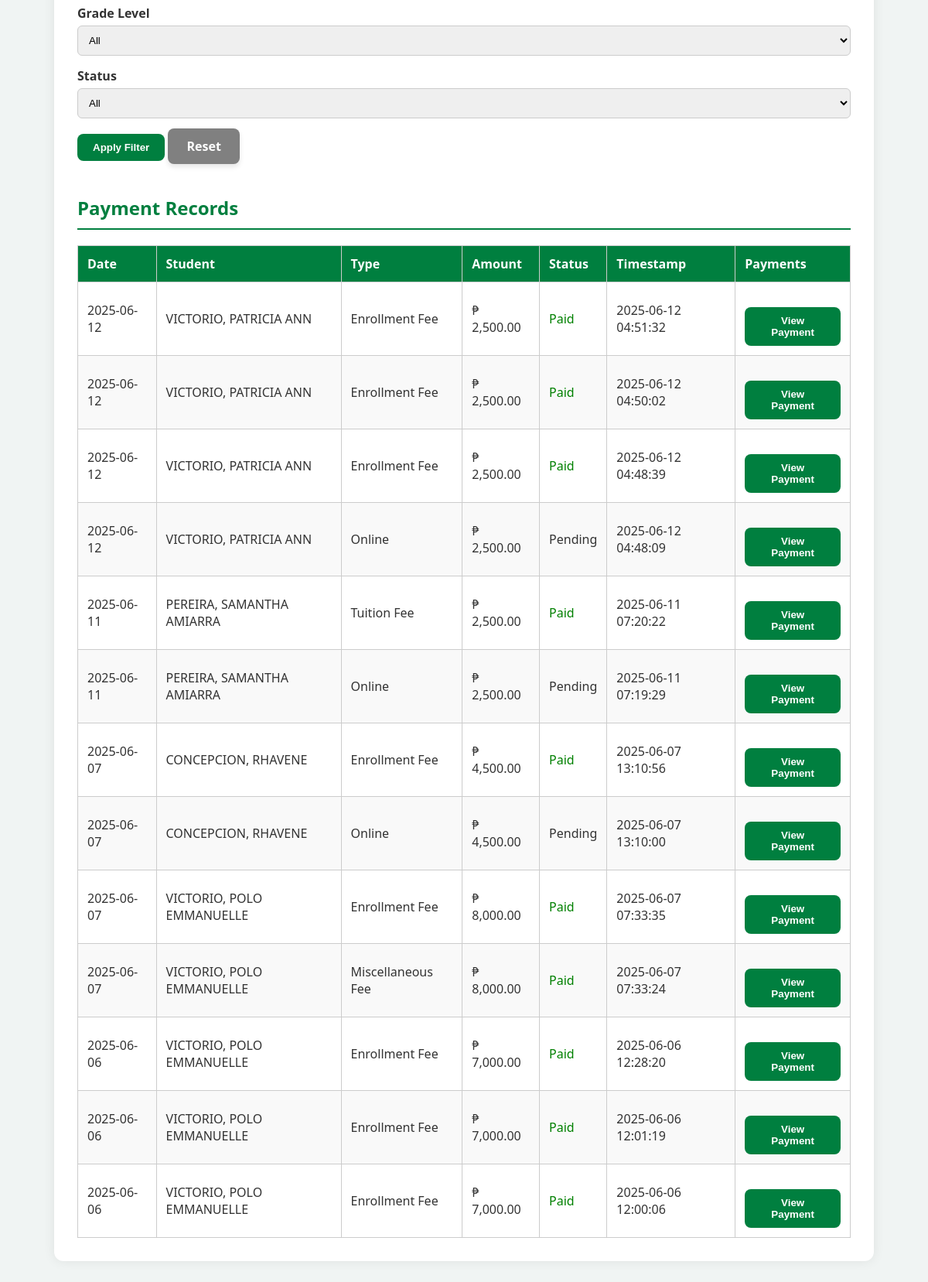
/cashier_dashboard.php (lower part), run on an earlier commit of the app's database.
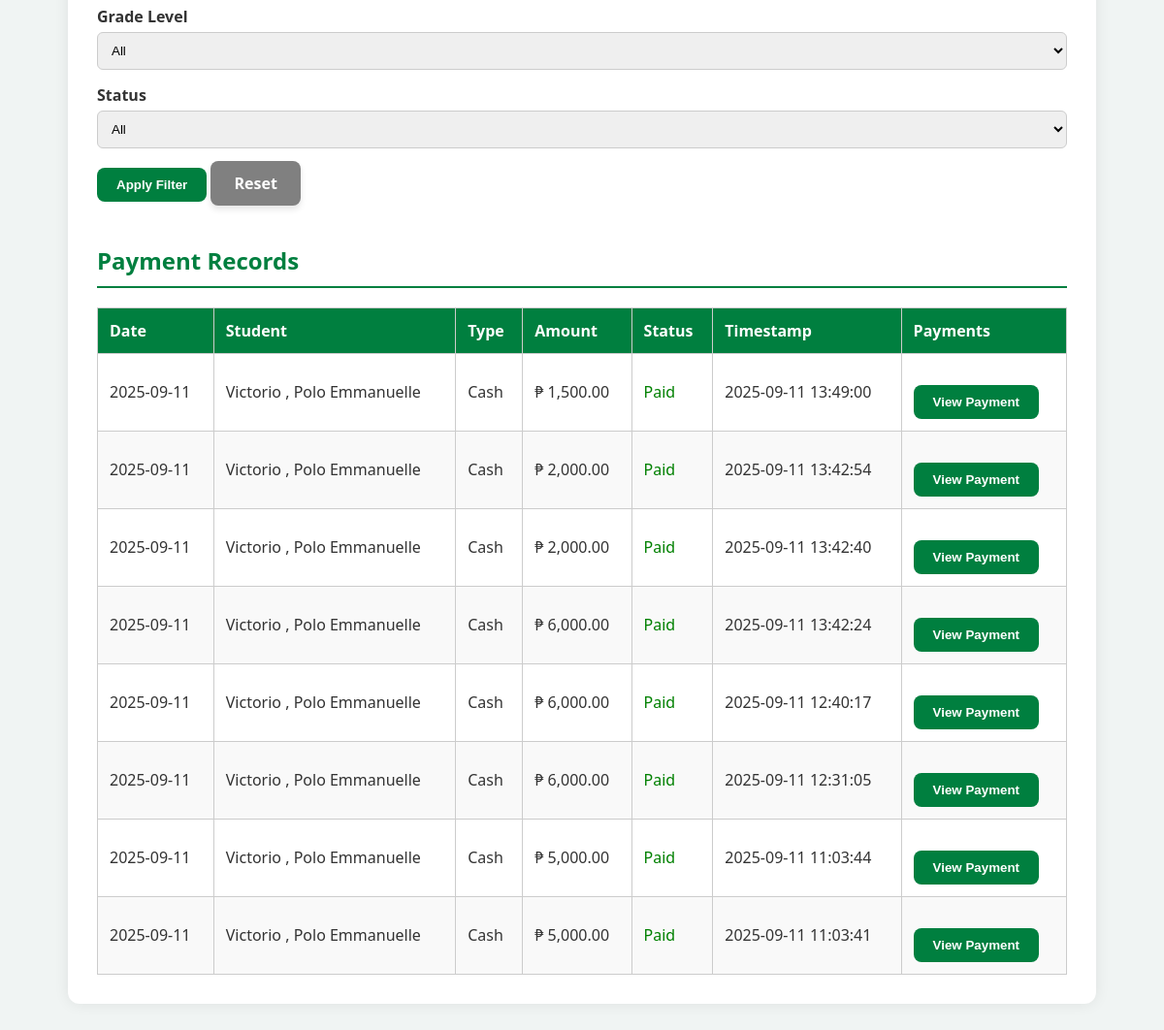
And on a later commit of the database.
### tables this page shows
CREATE TABLE `student_payments` (
  `id` int(11) NOT NULL,
  `student_id` varchar(20) DEFAULT NULL,
  `firstname` varchar(100) DEFAULT NULL,
  `lastname` varchar(100) DEFAULT NULL,
  `payment_type` varchar(100) NOT NULL,
  `amount` decimal(10,2) NOT NULL,
  `payment_status` enum('pending','paid','declined') NOT NULL DEFAULT 'pending',
  `payment_date` date DEFAULT NULL,
  `created_at` timestamp NOT NULL DEFAULT CURRENT_TIMESTAMP,
  `reference_number` varchar(100) DEFAULT NULL,
  `or_number` varchar(100) DEFAULT NULL,
  `screenshot_path` varchar(255) DEFAULT NULL,
  `screenshot` varchar(255) DEFAULT NULL
);

CREATE TABLE `students_registration` (
  `id` int(11) NOT NULL,
  `student_number` varchar(50) DEFAULT NULL,
  `year` varchar(50) NOT NULL,
  `course` varchar(50) DEFAULT NULL,
  `lrn` varchar(50) NOT NULL,
  `lastname` varchar(100) NOT NULL,
  `firstname` varchar(100) NOT NULL,
  `middlename` varchar(100) NOT NULL,
  `specaddress` varchar(255) NOT NULL,
  `brgy` varchar(100) NOT NULL,
  `city` varchar(100) NOT NULL,
  `mother` varchar(100) NOT NULL,
  `father` varchar(100) NOT NULL,
  `gname` varchar(100) DEFAULT NULL,
  `sex` varchar(10) NOT NULL,
  `dob` date NOT NULL,
  `religion` varchar(50) NOT NULL,
  `emailaddress` varchar(100) NOT NULL,
  `contactno` varchar(20) NOT NULL,
  `schooltype` varchar(50) NOT NULL,
  `sname` varchar(255) DEFAULT NULL,
  `created_at` timestamp NOT NULL DEFAULT CURRENT_TIMESTAMP,
  `enrollment_status` enum('waiting','enrolled') DEFAULT 'waiting',
  `student_type` varchar(10) DEFAULT NULL,
  `academic_status` varchar(50) NOT NULL DEFAULT '',
  `portal_status` enum('pending','activated') DEFAULT 'pending'
);

### cashier_dashboard.php (the view, shortened to what this page needs)
<?php
include 'db_connection.php';
$filter_sql = "WHERE 1=1";
$payments = $conn->query("
    SELECT sp.*, sr.firstname, sr.lastname
    FROM student_payments sp
    JOIN students_registration sr ON sr.id = sp.student_id
    $filter_sql
    ORDER BY sp.created_at DESC
");
?>
<!DOCTYPE html>
<html lang="en">
<head>
</head>
<body>
<div class="container">
  <form method="GET" action="cashier_dashboard.php#filterForm" id="filterForm">
  <label>Grade Level</label>
  <select name="filter_grade_level">
  <option value="">All</option>
</select>
    <label>Status</label>
    <select name="filter_status">
      <option value="">All</option>
    </select>
    <button type="submit">Apply Filter</button>
    <a href="cashier_dashboard.php" class="manage-button" style="background-color: gray;">Reset</a>
  </form>
  <h2>Payment Records</h2>
  <table>
    <thead>
      <tr>
        <th>Date</th>
        <th>Student</th>
        <th>Type</th>
        <th>Amount</th>
        <th>Status</th>
        <th>Timestamp</th>
        <th>Payments</th>
      </tr>
    </thead>
    <tbody>
    <?php while ($row = $payments->fetch_assoc()): ?>
      <tr id="payment-row-<?php echo $row['id']; ?>">
        <td><?= date("Y-m-d", strtotime($row['created_at'])) ?></td>
        <td><?= $row['lastname'] ?>, <?= $row['firstname'] ?></td>
        <td><?= $row['payment_type'] ?></td>
        <td>₱ <?= number_format($row['amount'], 2) ?></td>
        <td class="payment-status" id="status-<?php echo $row['id']; ?>">
            <?php
              if (!empty($row['payment_status'])) {
                  if ($row['payment_status'] === 'declined') {
                      echo "<span style='color: red;'>Declined</span>";
                  } elseif ($row['payment_status'] === 'paid') {
                      echo "<span style='color: green;'>Paid</span>";
                  } else {
                      echo ucfirst(htmlspecialchars($row['payment_status']));
                  }
              } else {
                  echo "Pending";
              }
            ?>
        </td>
        <td><?= $row['created_at'] ?></td>
        <td>
          <button
            class="view-payment-btn"
            data-id="<?= $row['id'] ?>"
            data-student="<?= $row['lastname'] ?>, <?= $row['firstname'] ?>"
            data-type="<?= $row['payment_type'] ?>"
            data-amount="<?= $row['amount'] ?>"
            data-status="<?= ucfirst($row['payment_status']) ?>"
            data-reference="<?= $row['reference_number'] ?>"
            data-or="<?= $row['or_number'] ?>"
            data-screenshot="<?= $row['screenshot_path'] ?>"
          >
            View Payment
          </button>
        </td>
      </tr>
    <?php endwhile; ?>
</tbody>
</table>
</body>
</html>

What changed in the data, as far as the page shows it:
removed student_payments: created_at "2025-06-12", students_registration.lastname "VICTORIO", students_registration.firstname "PATRICIA ANN", payment_type "Enrollment Fee", amount "2,500.00", payment_status "Paid", created_at "2025-06-12 04:51:32"
removed student_payments: created_at "2025-06-12", students_registration.lastname "VICTORIO", students_registration.firstname "PATRICIA ANN", payment_type "Enrollment Fee", amount "2,500.00", payment_status "Paid", created_at "2025-06-12 04:50:02"
removed student_payments: created_at "2025-06-12", students_registration.lastname "VICTORIO", students_registration.firstname "PATRICIA ANN", payment_type "Enrollment Fee", amount "2,500.00", payment_status "Paid", created_at "2025-06-12 04:48:39"
removed student_payments: created_at "2025-06-12", students_registration.lastname "VICTORIO", students_registration.firstname "PATRICIA ANN", payment_type "Online", amount "2,500.00", payment_status "Pending", created_at "2025-06-12 04:48:09"
removed student_payments: created_at "2025-06-11", students_registration.lastname "PEREIRA", students_registration.firstname "SAMANTHA AMIARRA", payment_type "Tuition Fee", amount "2,500.00", payment_status "Paid", created_at "2025-06-11 07:20:22"
removed student_payments: created_at "2025-06-11", students_registration.lastname "PEREIRA", students_registration.firstname "SAMANTHA AMIARRA", payment_type "Online", amount "2,500.00", payment_status "Pending", created_at "2025-06-11 07:19:29"
removed student_payments: created_at "2025-06-07", students_registration.lastname "CONCEPCION", students_registration.firstname "RHAVENE", payment_type "Enrollment Fee", amount "4,500.00", payment_status "Paid", created_at "2025-06-07 13:10:56"
removed student_payments: created_at "2025-06-07", students_registration.lastname "CONCEPCION", students_registration.firstname "RHAVENE", payment_type "Online", amount "4,500.00", payment_status "Pending", created_at "2025-06-07 13:10:00"
removed student_payments: created_at "2025-06-07", students_registration.lastname "VICTORIO", students_registration.firstname "POLO EMMANUELLE", payment_type "Enrollment Fee", amount "8,000.00", payment_status "Paid", created_at "2025-06-07 07:33:35"
removed student_payments: created_at "2025-06-07", students_registration.lastname "VICTORIO", students_registration.firstname "POLO EMMANUELLE", payment_type "Miscellaneous Fee", amount "8,000.00", payment_status "Paid", created_at "2025-06-07 07:33:24"
removed student_payments: created_at "2025-06-06", students_registration.lastname "VICTORIO", students_registration.firstname "POLO EMMANUELLE", payment_type "Enrollment Fee", amount "7,000.00", payment_status "Paid", created_at "2025-06-06 12:28:20"
removed student_payments: created_at "2025-06-06", students_registration.lastname "VICTORIO", students_registration.firstname "POLO EMMANUELLE", payment_type "Enrollment Fee", amount "7,000.00", payment_status "Paid", created_at "2025-06-06 12:01:19"
removed student_payments: created_at "2025-06-06", students_registration.lastname "VICTORIO", students_registration.firstname "POLO EMMANUELLE", payment_type "Enrollment Fee", amount "7,000.00", payment_status "Paid", created_at "2025-06-06 12:00:06"
added student_payments: created_at "2025-09-11", students_registration.lastname "Victorio", students_registration.firstname "Polo Emmanuelle", payment_type "Cash", amount "1,500.00", payment_status "Paid", created_at "2025-09-11 13:49:00"
added student_payments: created_at "2025-09-11", students_registration.lastname "Victorio", students_registration.firstname "Polo Emmanuelle", payment_type "Cash", amount "2,000.00", payment_status "Paid", created_at "2025-09-11 13:42:54"
added student_payments: created_at "2025-09-11", students_registration.lastname "Victorio", students_registration.firstname "Polo Emmanuelle", payment_type "Cash", amount "2,000.00", payment_status "Paid", created_at "2025-09-11 13:42:40"
added student_payments: created_at "2025-09-11", students_registration.lastname "Victorio", students_registration.firstname "Polo Emmanuelle", payment_type "Cash", amount "6,000.00", payment_status "Paid", created_at "2025-09-11 13:42:24"
added student_payments: created_at "2025-09-11", students_registration.lastname "Victorio", students_registration.firstname "Polo Emmanuelle", payment_type "Cash", amount "6,000.00", payment_status "Paid", created_at "2025-09-11 12:40:17"
added student_payments: created_at "2025-09-11", students_registration.lastname "Victorio", students_registration.firstname "Polo Emmanuelle", payment_type "Cash", amount "6,000.00", payment_status "Paid", created_at "2025-09-11 12:31:05"
added student_payments: created_at "2025-09-11", students_registration.lastname "Victorio", students_registration.firstname "Polo Emmanuelle", payment_type "Cash", amount "5,000.00", payment_status "Paid", created_at "2025-09-11 11:03:44"
added student_payments: created_at "2025-09-11", students_registration.lastname "Victorio", students_registration.firstname "Polo Emmanuelle", payment_type "Cash", amount "5,000.00", payment_status "Paid", created_at "2025-09-11 11:03:41"
